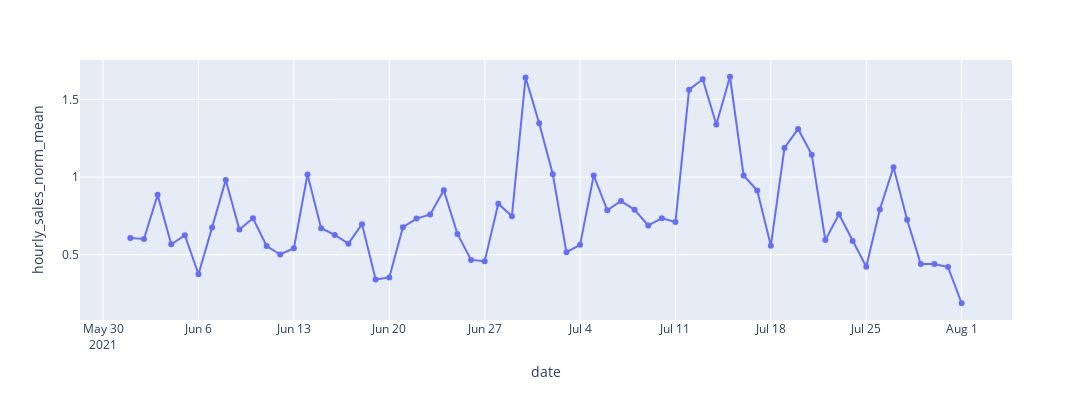

This figure's notebook cell:
### Code cell
# Plot sales by date
fig = px.line(sales_by_date, x="date", y="hourly_sales_norm_mean", markers=True, hover_data=sales_by_date, width=1200, height=400)
fig.show()

### Figure 1 — Plotly figure (JSON) as saved in the notebook; plotly's stock layout.template omitted (floating-point values rounded to 4 significant figures)
{"data": [{"customdata": [["Tuesday"], ["Wednesday"], ["Thursday"], ["Friday"], ["Saturday"], ["Sunday"], ["Monday"], ["Tuesday"], ["Wednesday"], ["Thursday"], ["Friday"], ["Saturday"], ["Sunday"], ["Monday"], ["Tuesday"], ["Wednesday"], ["Thursday"], ["Friday"], ["Saturday"], ["Sunday"], ["Monday"], ["Tuesday"], ["Wednesday"], ["Thursday"], ["Friday"], ["Saturday"], ["Sunday"], ["Monday"], ["Tuesday"], ["Wednesday"], ["Thursday"], ["Friday"], ["Saturday"], ["Sunday"], ["Monday"], ["Tuesday"], ["Wednesday"], ["Thursday"], ["Friday"], ["Saturday"], ["Sunday"], ["Monday"], ["Tuesday"], ["Wednesday"], ["Thursday"], ["Friday"], ["Saturday"], ["Sunday"], ["Monday"], ["Tuesday"], ["Wednesday"], ["Thursday"], ["Friday"], ["Saturday"], ["Sunday"], ["Monday"], ["Tuesday"], ["Wednesday"], ["Thursday"], ["Friday"], ["Saturday"], ["Sunday"]], "hovertemplate": "date=%{x}<br>hourly_sales_norm_mean=%{y}<br>datetime_dayname=%{customdata[0]}<extra></extra>", "legendgroup": "", "line": {"color": "#636efa", "dash": "solid"}, "marker": {"symbol": "circle"}, "mode": "lines+markers", "name": "", "orientation": "v", "showlegend": false, "type": "scatter", "x": ["2021-06-01", "2021-06-02", "2021-06-03", "2021-06-04", "2021-06-05", "2021-06-06", "2021-06-07", "2021-06-08", "2021-06-09", "2021-06-10", "2021-06-11", "2021-06-12", "2021-06-13", "2021-06-14", "2021-06-15", "2021-06-16", "2021-06-17", "2021-06-18", "2021-06-19", "2021-06-20", "2021-06-21", "2021-06-22", "2021-06-23", "2021-06-24", "2021-06-25", "2021-06-26", "2021-06-27", "2021-06-28", "2021-06-29", "2021-06-30", "2021-07-01", "2021-07-02", "2021-07-03", "2021-07-04", "2021-07-05", "2021-07-06", "2021-07-07", "2021-07-08", "2021-07-09", "2021-07-10", "2021-07-11", "2021-07-12", "2021-07-13", "2021-07-14", "2021-07-15", "2021-07-16", "2021-07-17", "2021-07-18", "2021-07-19", "2021-07-20", "2021-07-21", "2021-07-22", "2021-07-23", "2021-07-24", "2021-07-25", "2021-07-26", "2021-07-27", "2021-07-28", "2021-07-29", "2021-07-30", "2021-07-31", "2021-08-01"], "xaxis": "x", "y": [0.6071, 0.6017, 0.8853, 0.5673, 0.6257, 0.375, 0.676, 0.9805, 0.6628, 0.7348, 0.5559, 0.5016, 0.542, 1.017, 0.6705, 0.6276, 0.5714, 0.6969, 0.3401, 0.3539, 0.6772, 0.7326, 0.7596, 0.9151, 0.634, 0.4667, 0.4588, 0.8286, 0.748, 1.641, 1.346, 1.018, 0.5162, 0.5638, 1.01, 0.7858, 0.8455, 0.7893, 0.6881, 0.7349, 0.7114, 1.562, 1.629, 1.338, 1.645, 1.01, 0.913, 0.5583, 1.187, 1.309, 1.144, 0.5942, 0.7601, 0.5889, 0.423, 0.7907, 1.064, 0.7247, 0.4408, 0.4401, 0.4206, 0.1879], "yaxis": "y"}], "layout": {"height": 400, "legend": {"tracegroupgap": 0}, "margin": {"t": 60}, "width": 1200, "xaxis": {"anchor": "y", "domain": [0, 1], "title": {"text": "date"}}, "yaxis": {"anchor": "x", "domain": [0, 1], "title": {"text": "hourly_sales_norm_mean"}}}}
